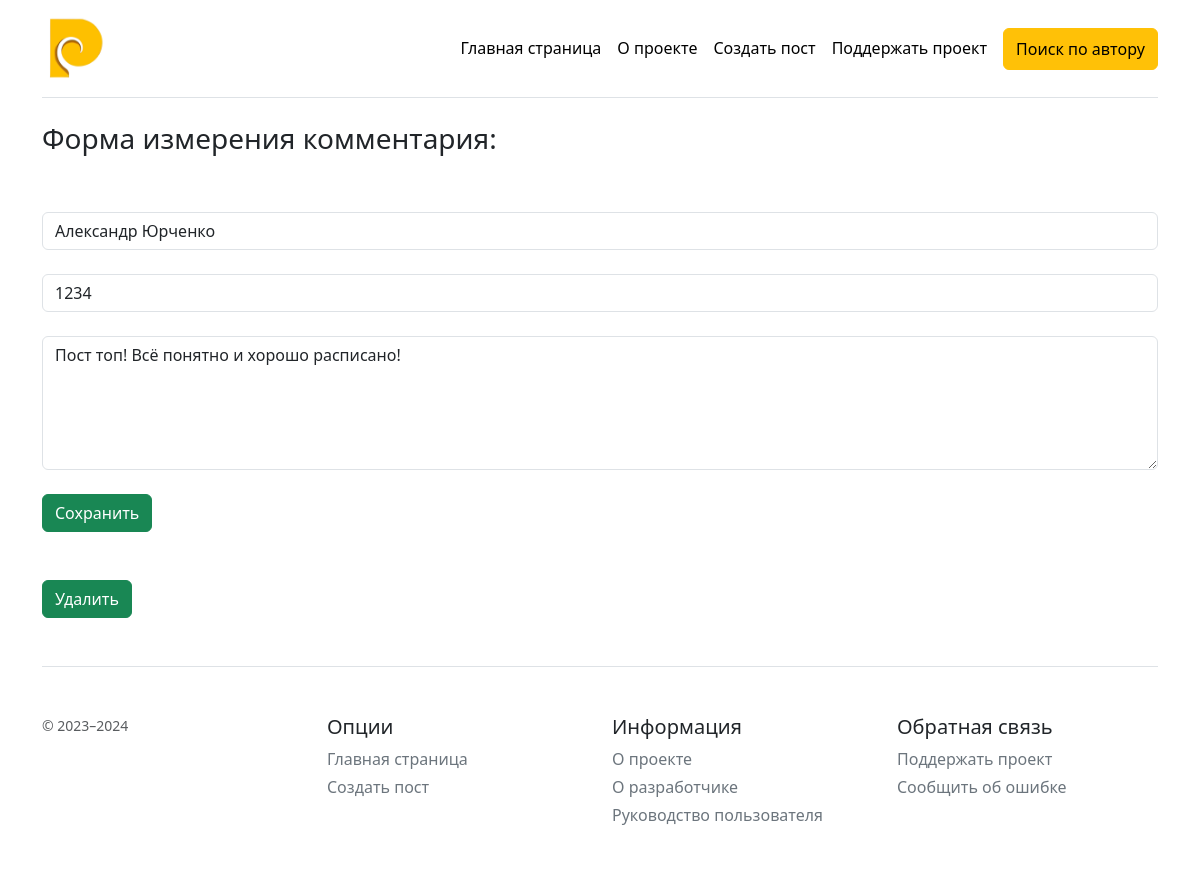
Page /comments/1/1234/cedit on the committed database.
### app.py (models this page shows, shortened)
class Comments(db.Model):
    id: Mapped[int] = mapped_column(Integer, primary_key=True)
    name: Mapped[str] = mapped_column(String, nullable=False)
    text: Mapped[str] = mapped_column(Text, nullable=False)
    pid: Mapped[int] = mapped_column(Integer, nullable=False)
    key: Mapped[str] = mapped_column(String)

### app.py (the view)
@app.route('/comments/<int:id>/<string:key>/cedit', methods=['POST', 'GET'])
def comments(id, key):
    comment = Comments.query.get_or_404(id)
    if comment.key == key:
        if request.method == 'POST':
            comment.name = request.form['name']
            comment.key = request.form['key']
            comment.text = request.form['text']
            try:
                db.session.commit()
                return redirect(f'/posts/{comment.pid}')
            except:
                return render_template('error.html')
        else:
            post = db.session.get(Post, comment.pid)
            return render_template('comment-edit.html', post=post, com=comment)
    else:
        return render_template('error-key.html')

### templates/comment-edit.html (shortened to what this page needs)
{% extends 'base.html' %}
{% block body %}
    <b><h3 class="text-start">Форма измерения комментария:</h3></b>
    <br>
    <br>
    <form method="post">
        <input value="{{ com.name }}" placeholder="Автор" type="text" class="form-control" name="name" id="name">
        <br>
        <input value="{{ com.key }}" placeholder="Ключ редактирования" type="text" class="form-control" name="key" id="key">
        <br>
        <textarea placeholder="Комментарий" rows="5" class="form-control" name="text" id="text">{{ com.text }}</textarea>
        <br>
        <button class="btn btn-success" type="submit">Сохранить</button>
        <br>
    </form>
    <br>
    <br>
    <a class="btn btn-success" href="/comments/{{ com.id }}/{{ com.key }}/del">Удалить</a>
{% endblock %}

### rows in the picture
Comments: name "Александр Юрченко", key "1234", text "Пост топ! Всё понятно и хорошо расписано!"
